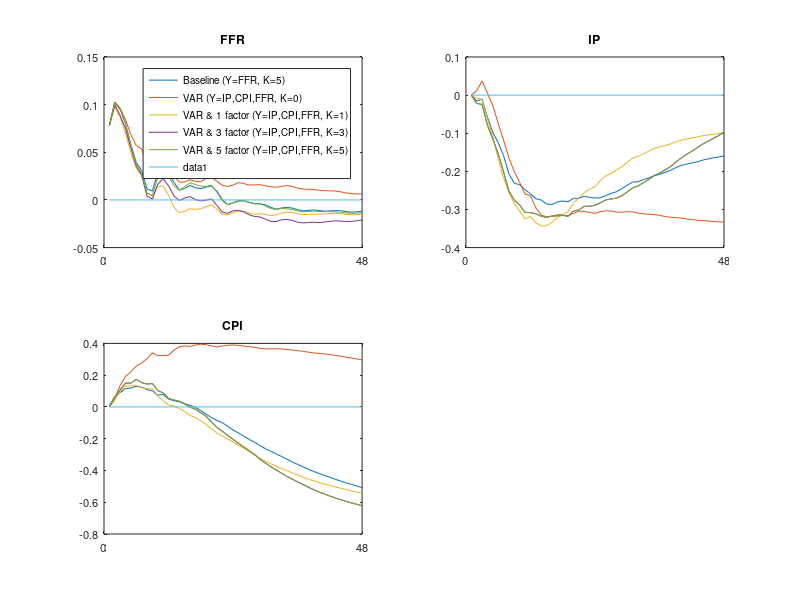

Write MATLAB code to recreate this figure.
load FAVARresp5;
FAVAR=VARresp;

load VARresp0;
VAR=FYresp;

load VARresp1;
VARF1=FYresp;

load VARresp3;
VARF3=FYresp;

load VARresp5;
VARF5=FYresp;


nsteps=48;
n=size(FYresp,1);


s=1:nsteps; z=zeros(nsteps,1);	% to plot level zero
figure

subplot(2,2,1)
plot(s,[FAVAR(:,end) VAR(:,end) VARF1(:,end) VARF3(:,end) VARF5(:,end)]);
set(gca,'XLim',[0 nsteps],'XTick',[0 nsteps],'FontSize',8)
legend('Baseline (Y=FFR, K=5)','VAR (Y={IP,CPI,FFR}, K=0)','VAR & 1 factor (Y={IP,CPI,FFR}, K=1)',...
'VAR & 3 factor (Y={IP,CPI,FFR}, K=3)','VAR & 5 factor (Y={IP,CPI,FFR}, K=5)');
title('FFR')

hold on
plot(s,z)
hold off

subplot(2,2,2)
respFAVAR=exp(cumsum(FAVAR(:,end-2),1))-ones(nsteps,1);
respVAR=exp(cumsum(VAR(:,end-2),1))-ones(nsteps,1);
respVARF1=exp(cumsum(VARF1(:,end-2),1))-ones(nsteps,1);
respVARF3=exp(cumsum(VARF3(:,end-2),1))-ones(nsteps,1);
respVARF5=exp(cumsum(VARF5(:,end-2),1))-ones(nsteps,1);

plot(s,[respFAVAR respVAR respVARF1 respVARF3 respVARF3]);
set(gca,'XLim',[0 nsteps],'XTick',[0 nsteps],'FontSize',8)
   title('IP')
hold on
plot(s,z)
hold off

subplot(2,2,3)
respFAVAR=exp(cumsum(FAVAR(:,end-1),1))-ones(nsteps,1);
respVAR=exp(cumsum(VAR(:,end-1),1))-ones(nsteps,1);
respVARF1=exp(cumsum(VARF1(:,end-1),1))-ones(nsteps,1);
respVARF3=exp(cumsum(VARF3(:,end-1),1))-ones(nsteps,1);
respVARF5=exp(cumsum(VARF5(:,end-1),1))-ones(nsteps,1);

plot(s,[respFAVAR respVAR respVARF1 respVARF3 respVARF3]);
set(gca,'XLim',[0 nsteps],'XTick',[0 nsteps],'FontSize',8)
title('CPI')

hold on
plot(s,z)
hold off
   
  